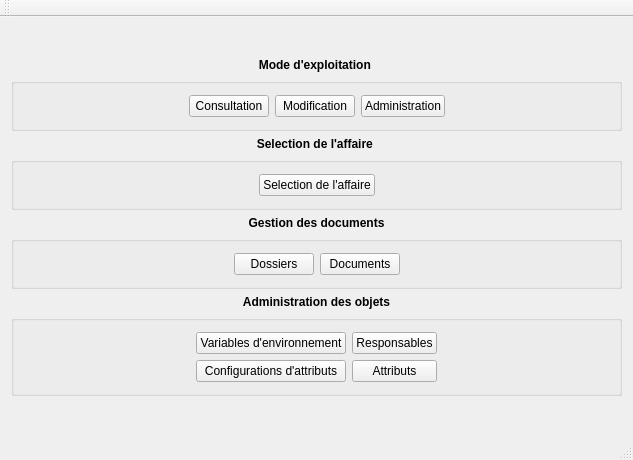
<?xml version="1.0" encoding="UTF-8"?>
<ui version="4.0">
 <class>MainWindow</class>
 <widget class="QMainWindow" name="MainWindow">
  <property name="windowModality">
   <enum>Qt::NonModal</enum>
  </property>
  <property name="geometry">
   <rect>
    <x>0</x>
    <y>0</y>
    <width>633</width>
    <height>460</height>
   </rect>
  </property>
  <property name="windowTitle">
   <string>Atelier de maîtrise d'oeuvre MIMOSA</string>
  </property>
  <property name="documentMode">
   <bool>false</bool>
  </property>
  <property name="tabShape">
   <enum>QTabWidget::Rounded</enum>
  </property>
  <widget class="QWidget" name="centralWidget">
   <layout class="QVBoxLayout" name="verticalLayout_2">
    <item>
     <spacer name="verticalSpacer">
      <property name="orientation">
       <enum>Qt::Vertical</enum>
      </property>
      <property name="sizeHint" stdset="0">
       <size>
        <width>20</width>
        <height>40</height>
       </size>
      </property>
     </spacer>
    </item>
    <item>
     <widget class="QLabel" name="label">
      <property name="font">
       <font>
        <weight>75</weight>
        <bold>true</bold>
       </font>
      </property>
      <property name="text">
       <string>Mode d'exploitation </string>
      </property>
      <property name="textFormat">
       <enum>Qt::AutoText</enum>
      </property>
      <property name="alignment">
       <set>Qt::AlignCenter</set>
      </property>
     </widget>
    </item>
    <item>
     <widget class="QGroupBox" name="userAutorizationGroupbox">
      <property name="layoutDirection">
       <enum>Qt::LeftToRight</enum>
      </property>
      <property name="title">
       <string/>
      </property>
      <property name="alignment">
       <set>Qt::AlignCenter</set>
      </property>
      <property name="flat">
       <bool>false</bool>
      </property>
      <layout class="QHBoxLayout" name="horizontalLayout_3">
       <item>
        <spacer name="horizontalSpacer">
         <property name="orientation">
          <enum>Qt::Horizontal</enum>
         </property>
         <property name="sizeHint" stdset="0">
          <size>
           <width>40</width>
           <height>20</height>
          </size>
         </property>
        </spacer>
       </item>
       <item>
        <widget class="QPushButton" name="consultationButton">
         <property name="sizePolicy">
          <sizepolicy hsizetype="Maximum" vsizetype="Fixed">
           <horstretch>0</horstretch>
           <verstretch>0</verstretch>
          </sizepolicy>
         </property>
         <property name="text">
          <string>Consultation</string>
         </property>
         <property name="autoExclusive">
          <bool>true</bool>
         </property>
        </widget>
       </item>
       <item>
        <widget class="QPushButton" name="modificationButton">
         <property name="sizePolicy">
          <sizepolicy hsizetype="Maximum" vsizetype="Fixed">
           <horstretch>0</horstretch>
           <verstretch>0</verstretch>
          </sizepolicy>
         </property>
         <property name="text">
          <string>Modification</string>
         </property>
         <property name="autoExclusive">
          <bool>true</bool>
         </property>
        </widget>
       </item>
       <item>
        <widget class="QPushButton" name="adminButton">
         <property name="sizePolicy">
          <sizepolicy hsizetype="Maximum" vsizetype="Fixed">
           <horstretch>0</horstretch>
           <verstretch>0</verstretch>
          </sizepolicy>
         </property>
         <property name="text">
          <string>Administration</string>
         </property>
         <property name="autoExclusive">
          <bool>true</bool>
         </property>
        </widget>
       </item>
       <item>
        <spacer name="horizontalSpacer_2">
         <property name="orientation">
          <enum>Qt::Horizontal</enum>
         </property>
         <property name="sizeHint" stdset="0">
          <size>
           <width>40</width>
           <height>20</height>
          </size>
         </property>
        </spacer>
       </item>
      </layout>
     </widget>
    </item>
    <item>
     <widget class="QLabel" name="label_2">
      <property name="font">
       <font>
        <weight>75</weight>
        <bold>true</bold>
       </font>
      </property>
      <property name="text">
       <string>Selection de l'affaire </string>
      </property>
      <property name="alignment">
       <set>Qt::AlignCenter</set>
      </property>
     </widget>
    </item>
    <item>
     <widget class="QGroupBox" name="caseSelectionGroupBox">
      <property name="sizePolicy">
       <sizepolicy hsizetype="Minimum" vsizetype="Preferred">
        <horstretch>0</horstretch>
        <verstretch>0</verstretch>
       </sizepolicy>
      </property>
      <property name="title">
       <string/>
      </property>
      <layout class="QHBoxLayout" name="horizontalLayout_2">
       <item>
        <spacer name="horizontalSpacer_3">
         <property name="orientation">
          <enum>Qt::Horizontal</enum>
         </property>
         <property name="sizeHint" stdset="0">
          <size>
           <width>40</width>
           <height>20</height>
          </size>
         </property>
        </spacer>
       </item>
       <item>
        <widget class="QPushButton" name="caseSelectionButton">
         <property name="text">
          <string>Selection de l'affaire</string>
         </property>
        </widget>
       </item>
       <item>
        <spacer name="horizontalSpacer_4">
         <property name="orientation">
          <enum>Qt::Horizontal</enum>
         </property>
         <property name="sizeHint" stdset="0">
          <size>
           <width>40</width>
           <height>20</height>
          </size>
         </property>
        </spacer>
       </item>
      </layout>
     </widget>
    </item>
    <item>
     <widget class="QLabel" name="label_3">
      <property name="font">
       <font>
        <weight>75</weight>
        <bold>true</bold>
       </font>
      </property>
      <property name="text">
       <string>Gestion des documents</string>
      </property>
      <property name="alignment">
       <set>Qt::AlignCenter</set>
      </property>
     </widget>
    </item>
    <item>
     <widget class="QGroupBox" name="documentManagementGroupBox">
      <property name="title">
       <string/>
      </property>
      <layout class="QHBoxLayout" name="horizontalLayout">
       <item>
        <spacer name="horizontalSpacer_5">
         <property name="orientation">
          <enum>Qt::Horizontal</enum>
         </property>
         <property name="sizeHint" stdset="0">
          <size>
           <width>40</width>
           <height>20</height>
          </size>
         </property>
        </spacer>
       </item>
       <item>
        <widget class="QPushButton" name="foldersButton">
         <property name="sizePolicy">
          <sizepolicy hsizetype="Maximum" vsizetype="Fixed">
           <horstretch>0</horstretch>
           <verstretch>0</verstretch>
          </sizepolicy>
         </property>
         <property name="text">
          <string>Dossiers</string>
         </property>
        </widget>
       </item>
       <item>
        <widget class="QPushButton" name="documentsButton">
         <property name="sizePolicy">
          <sizepolicy hsizetype="Maximum" vsizetype="Fixed">
           <horstretch>0</horstretch>
           <verstretch>0</verstretch>
          </sizepolicy>
         </property>
         <property name="text">
          <string>Documents</string>
         </property>
        </widget>
       </item>
       <item>
        <spacer name="horizontalSpacer_6">
         <property name="orientation">
          <enum>Qt::Horizontal</enum>
         </property>
         <property name="sizeHint" stdset="0">
          <size>
           <width>40</width>
           <height>20</height>
          </size>
         </property>
        </spacer>
       </item>
      </layout>
     </widget>
    </item>
    <item>
     <widget class="QLabel" name="label_4">
      <property name="font">
       <font>
        <weight>75</weight>
        <bold>true</bold>
       </font>
      </property>
      <property name="text">
       <string>Administration des objets</string>
      </property>
      <property name="alignment">
       <set>Qt::AlignCenter</set>
      </property>
     </widget>
    </item>
    <item>
     <widget class="QGroupBox" name="administrativeGroupBox">
      <property name="title">
       <string/>
      </property>
      <layout class="QGridLayout" name="gridLayout">
       <item row="3" column="2">
        <widget class="QPushButton" name="attributesButton">
         <property name="text">
          <string>Attributs</string>
         </property>
        </widget>
       </item>
       <item row="2" column="3">
        <spacer name="horizontalSpacer_8">
         <property name="orientation">
          <enum>Qt::Horizontal</enum>
         </property>
         <property name="sizeHint" stdset="0">
          <size>
           <width>40</width>
           <height>20</height>
          </size>
         </property>
        </spacer>
       </item>
       <item row="3" column="1">
        <widget class="QPushButton" name="attributesConfigurationsButton">
         <property name="text">
          <string>Configurations d'attributs</string>
         </property>
        </widget>
       </item>
       <item row="3" column="0">
        <spacer name="horizontalSpacer_9">
         <property name="orientation">
          <enum>Qt::Horizontal</enum>
         </property>
         <property name="sizeHint" stdset="0">
          <size>
           <width>40</width>
           <height>20</height>
          </size>
         </property>
        </spacer>
       </item>
       <item row="2" column="0">
        <spacer name="horizontalSpacer_7">
         <property name="orientation">
          <enum>Qt::Horizontal</enum>
         </property>
         <property name="sizeHint" stdset="0">
          <size>
           <width>40</width>
           <height>20</height>
          </size>
         </property>
        </spacer>
       </item>
       <item row="3" column="3">
        <spacer name="horizontalSpacer_10">
         <property name="orientation">
          <enum>Qt::Horizontal</enum>
         </property>
         <property name="sizeHint" stdset="0">
          <size>
           <width>40</width>
           <height>20</height>
          </size>
         </property>
        </spacer>
       </item>
       <item row="2" column="1">
        <widget class="QPushButton" name="environmentalVariablesButton">
         <property name="sizePolicy">
          <sizepolicy hsizetype="Maximum" vsizetype="Fixed">
           <horstretch>0</horstretch>
           <verstretch>0</verstretch>
          </sizepolicy>
         </property>
         <property name="text">
          <string>Variables d'environnement</string>
         </property>
        </widget>
       </item>
       <item row="2" column="2">
        <widget class="QPushButton" name="officialsButton">
         <property name="sizePolicy">
          <sizepolicy hsizetype="Maximum" vsizetype="Fixed">
           <horstretch>0</horstretch>
           <verstretch>0</verstretch>
          </sizepolicy>
         </property>
         <property name="text">
          <string>Responsables</string>
         </property>
        </widget>
       </item>
      </layout>
     </widget>
    </item>
    <item>
     <spacer name="verticalSpacer_2">
      <property name="orientation">
       <enum>Qt::Vertical</enum>
      </property>
      <property name="sizeHint" stdset="0">
       <size>
        <width>20</width>
        <height>40</height>
       </size>
      </property>
     </spacer>
    </item>
   </layout>
  </widget>
  <widget class="QToolBar" name="mainToolBar">
   <attribute name="toolBarArea">
    <enum>TopToolBarArea</enum>
   </attribute>
   <attribute name="toolBarBreak">
    <bool>false</bool>
   </attribute>
  </widget>
  <widget class="QStatusBar" name="statusBar"/>
 </widget>
 <layoutdefault spacing="6" margin="11"/>
 <resources/>
 <connections/>
</ui>
